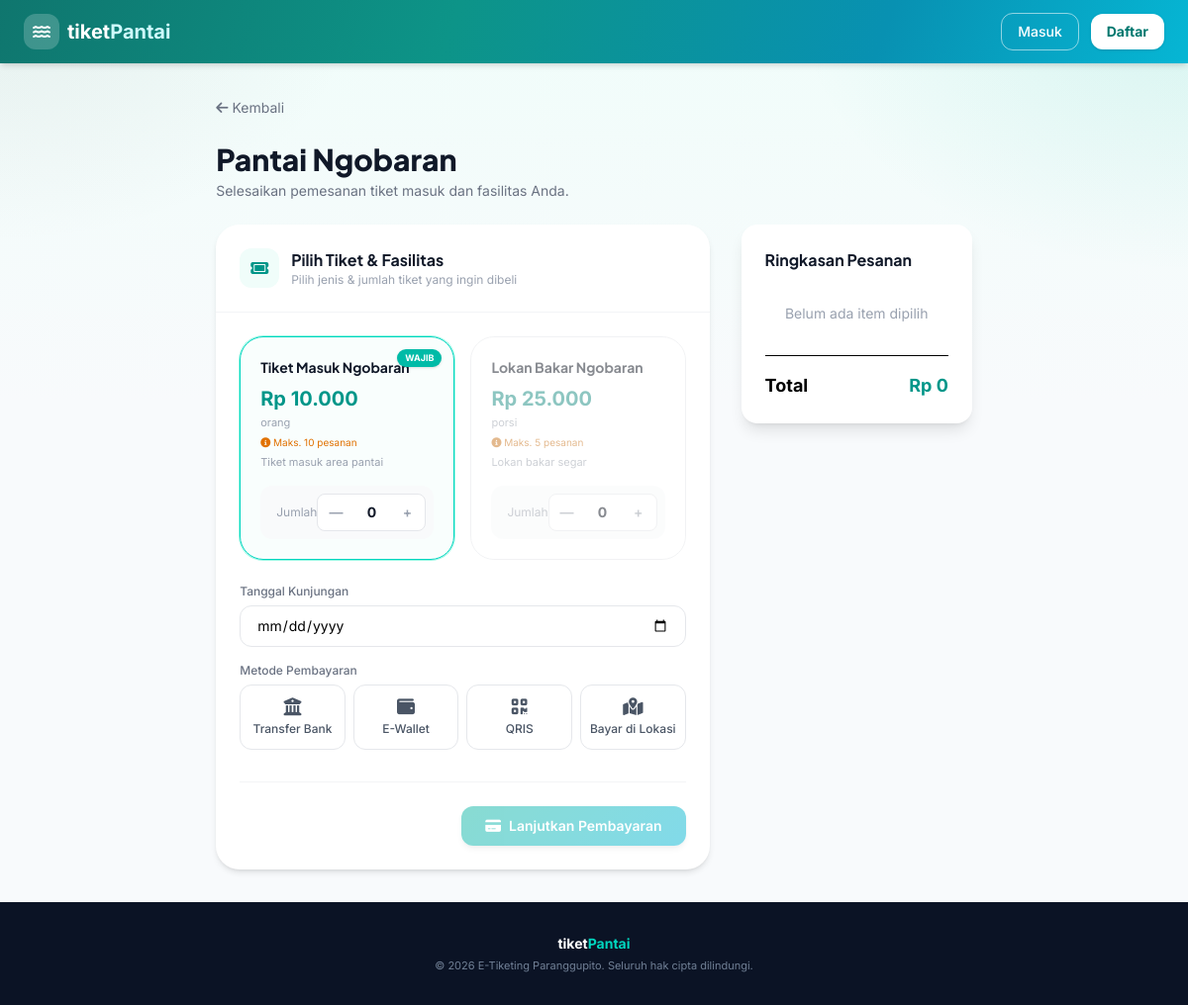
Screenshot of /checkout.php?wisata=pantai-ngobaran with the database file from the repository.
### tables this page shows
CREATE TABLE IF NOT EXISTS destinations (
  id          INT UNSIGNED NOT NULL AUTO_INCREMENT,
  name        VARCHAR(150)  NOT NULL,
  slug        VARCHAR(170)  NOT NULL,
  image       VARCHAR(255)  NULL,
  location    VARCHAR(200)  NULL,
  rating      DECIMAL(3,1)  NOT NULL DEFAULT 0.0,
  reviews     INT UNSIGNED  NOT NULL DEFAULT 0,
  open_hours  VARCHAR(100)  NULL,
  price       INT UNSIGNED  NOT NULL DEFAULT 0,           
  description TEXT          NULL,
  category    VARCHAR(80)   NOT NULL DEFAULT 'Obyek Wisata',
  is_popular  TINYINT(1)    NOT NULL DEFAULT 0,
  is_active   TINYINT(1)    NOT NULL DEFAULT 1,
  created_at  TIMESTAMP NOT NULL DEFAULT CURRENT_TIMESTAMP,
  updated_at  TIMESTAMP NOT NULL DEFAULT CURRENT_TIMESTAMP ON UPDATE CURRENT_TIMESTAMP,
  PRIMARY KEY (id),
  UNIQUE KEY uq_destinations_slug (slug),
  KEY idx_destinations_category (category),
  KEY idx_destinations_active (is_active)
);

CREATE TABLE IF NOT EXISTS ticket_types (
  id             INT UNSIGNED NOT NULL AUTO_INCREMENT,
  destination_id INT UNSIGNED NOT NULL,
  name           VARCHAR(120)  NOT NULL,
  price          INT UNSIGNED  NOT NULL DEFAULT 0,
  unit           VARCHAR(50)   NULL,                     
  description    VARCHAR(255)  NULL,
  max_qty        INT UNSIGNED  NULL DEFAULT NULL,
  created_at     TIMESTAMP NOT NULL DEFAULT CURRENT_TIMESTAMP,
  PRIMARY KEY (id),
  KEY idx_ticket_types_destination (destination_id),
  CONSTRAINT fk_ticket_types_destination
    FOREIGN KEY (destination_id) REFERENCES destinations(id)
    ON DELETE CASCADE ON UPDATE CASCADE
);

### payments.php (called while the page is built, shortened)
<?php
function get_payments(): array
{
    return [
        'groups' => [
            'bank'     => ['label' => 'Transfer Bank', 'icon' => 'fa-building-columns'],
            'ewallet'  => ['label' => 'E-Wallet',      'icon' => 'fa-wallet'],
            'qris'     => ['label' => 'QRIS',          'icon' => 'fa-qrcode'],
            'location' => ['label' => 'Bayar di Lokasi', 'icon' => 'fa-map-location-dot'],
        ],
        'bank' => [
            ['key' => 'bca',     'name' => 'Bank BCA',     'number' => '7835456331', 'holder' => 'Ahmad Fatkhur Rifqi'],
            ['key' => 'seabank',     'name' => 'SeaBank',     'number' => '901445595617', 'holder' => 'Ahmad Fatkhur Rifqi'],
            ['key' => 'bri',     'name' => 'Bank BRI',     'number' => '129701006306538', 'holder' => ''],
        ],
        'ewallet' => [
            ['key' => 'gopay',     'name' => 'GoPay',     'number' => '081294761810', 'holder' => 'Riana Nur Safitri'],
            ['key' => 'dana',      'name' => 'DANA',      'number' => '081294761810', 'holder' => 'Riana Nur Safitri'],
            ['key' => 'shopeepay', 'name' => 'ShopeePay', 'number' => '081294761810', 'holder' => 'Riana Nur Safitri'],
            ['key' => 'ovo',       'name' => 'OVO',       'number' => '081294761810', 'holder' => 'Riana Nur Safitri'],
        ],
        'qris' => [
            'image' => 'assets/qris.jpeg',
            'label' => 'QRIS',
        ],
    ];
}

### checkout.php (the view, shortened to what this page needs)
<?php
$pdo = require __DIR__ . '/db.php';
$user = $_SESSION['user'] ?? null;
$slug = $_GET['wisata'] ?? '';
require __DIR__ . '/payments.php';
$payCfg = get_payments();
$stmt = $pdo->prepare('SELECT * FROM destinations WHERE slug = ? AND is_active = TRUE LIMIT 1');
$stmt->execute([$slug]);
$dest = $stmt->fetch();
$ttStmt = $pdo->prepare('SELECT * FROM ticket_types WHERE destination_id = ? ORDER BY (name LIKE \'%masuk%\') DESC, id ASC');
$ttStmt->execute([$dest['id']]);
$ticketTypes = $ttStmt->fetchAll();
$entryTicketId = null;
foreach ($ticketTypes as $tt) {
    if (stripos($tt['name'], 'masuk') !== false) {
        $entryTicketId = (int)$tt['id'];
        break;
    }
}
?>
<!doctype html>
<html lang="id">
<head>
  <script src="https://cdn.jsdelivr.net/npm/@tailwindcss/browser@4"></script>
  <link rel="stylesheet" href="https://cdnjs.cloudflare.com/ajax/libs/font-awesome/6.4.0/css/all.min.css">
  <link rel="stylesheet" href="assets/app.css?v=7">
</head>
<body class="tp-page-bg min-h-screen flex flex-col">
  <nav class="tp-nav tp-navbar sticky top-0 z-50 shadow-md">
    <div class="max-w-7xl mx-auto px-4 sm:px-6 flex items-center justify-between h-16">
      <a href="index.php" class="flex items-center gap-2 hover:opacity-80 transition">
        <div class="w-9 h-9 bg-white/20 rounded-xl flex items-center justify-center"><i class="fa-solid fa-water text-white text-base"></i></div>
        <span class="text-xl font-bold text-white">tiket<span class="text-cyan-100">Pantai</span></span>
      </a>
      <div class="hidden md:flex items-center gap-3">
        <?php if ($user): ?>
        <a href="orders.php" class="tp-nav-link text-sm font-medium px-3 py-1.5">Pesanan Saya</a>
        <div class="tp-nav-glass flex items-center gap-2 px-3 py-1.5 rounded-full">
          <div class="w-6 h-6 bg-white/30 rounded-full flex items-center justify-center"><span class="text-[10px] font-bold text-white"><?= strtoupper(substr($user['name'], 0, 1)) ?></span></div>
          <span class="text-sm font-medium"><?= htmlspecialchars($user['name']) ?></span>
        </div>
        <a href="auth/logout.php" class="tp-nav-outline text-sm font-medium px-3 py-1.5 rounded-lg">Keluar</a>
        <?php else: ?>
        <a href="auth/login.php" class="tp-nav-outline text-sm font-medium px-4 py-2 rounded-xl">Masuk</a>
        <a href="auth/register.php" class="text-sm font-bold text-teal-700 bg-white hover:bg-cyan-50 px-4 py-2 rounded-xl shadow">Daftar</a>
        <?php endif; ?>
      </div>
    </div>
  </nav>
  <div class="max-w-5xl mx-auto my-8 px-4">
    <a href="index.php" class="text-sm text-gray-500 hover:text-gray-700 mb-6 inline-flex items-center gap-1"><i class="fa-solid fa-arrow-left"></i> Kembali</a>
    <h1 class="font-display text-3xl font-extrabold text-gray-900 mb-1"><?= htmlspecialchars($dest['name']) ?></h1>
    <p class="text-sm text-gray-500 mb-6">Selesaikan pemesanan tiket masuk dan fasilitas Anda.</p>
    <div class="grid grid-cols-1 lg:grid-cols-3 gap-8">
      <div class="lg:col-span-2">
        <div class="reveal bg-white rounded-3xl shadow-md overflow-hidden">
          <div class="p-6 border-b border-gray-100 flex items-center gap-3">
            <div class="w-10 h-10 bg-teal-50 rounded-xl flex items-center justify-center"><i class="fa-solid fa-ticket text-teal-600"></i></div>
            <div>
              <h2 class="font-bold text-gray-900">Pilih Tiket & Fasilitas</h2>
              <p class="text-xs text-gray-400">Pilih jenis & jumlah tiket yang ingin dibeli</p>
            </div>
          </div>
          <div class="p-6">
            <form id="checkoutForm" method="POST" action="process_order.php">
              <div class="grid grid-cols-1 sm:grid-cols-2 gap-4">
                <?php foreach ($ticketTypes as $tt): ?>
                <?php $isEntry = $entryTicketId === (int)$tt['id']; ?>
                <div id="card-<?= $tt['id'] ?>" data-ticket-card="<?= $tt['id'] ?>" class="tp-card relative border rounded-3xl p-5 flex flex-col justify-between min-h-[150px] <?= $isEntry ? 'border-teal-400 ring-1 ring-teal-200 bg-teal-50/40 hover:border-teal-500' : 'border-gray-200 hover:border-teal-400' ?>">
                  <?php if ($isEntry): ?>
                  <span class="absolute top-3 right-3 bg-teal-500 text-white text-[9px] font-bold px-2 py-0.5 rounded-full shadow-sm">WAJIB</span>
                  <?php endif; ?>
                  <div>
                    <h3 class="font-bold text-gray-900 text-sm"><?= htmlspecialchars($tt['name']) ?></h3>
                    <div class="text-teal-600 font-bold text-xl mt-2">Rp <?= number_format($tt['price'], 0, ',', '.') ?></div>
                    <div class="text-[11px] text-gray-400 mt-0.5"><?= htmlspecialchars($tt['unit']) ?></div>
                    <?php if (!empty($tt['max_qty'])): ?>
                    <div class="text-[10px] text-amber-600 mt-1"><i class="fa-solid fa-circle-info"></i> Maks. <?= (int)$tt['max_qty'] ?> pesanan</div>
                    <?php endif; ?>
                    <?php if ($tt['description']): ?>
                    <div class="text-[11px] text-gray-400 mt-1"><?= htmlspecialchars($tt['description']) ?></div>
                    <?php endif; ?>
                  </div>
                  <div class="flex items-center justify-between bg-gray-50 rounded-xl p-2 mt-4">
                    <span class="text-xs text-gray-400 pl-2">Jumlah</span>
                    <div class="flex items-center gap-3 bg-white border border-gray-200 rounded-lg p-1">
                      <button type="button" onclick="ubahJumlah(<?= $tt['id'] ?>, -1)" class="w-7 h-7 flex items-center justify-center text-gray-400 hover:text-gray-600 hover:bg-gray-50 rounded-md transition cursor-pointer text-sm font-semibold">&mdash;</button>
                      <span id="qty-<?= $tt['id'] ?>" class="font-bold text-gray-900 text-sm min-w-[20px] text-center">0</span>
                      <button type="button" onclick="ubahJumlah(<?= $tt['id'] ?>, 1)" class="w-7 h-7 flex items-center justify-center text-gray-400 hover:text-gray-600 hover:bg-gray-50 rounded-md transition cursor-pointer text-sm font-semibold">+</button>
                    </div>
                  </div>
                </div>
                <?php endforeach; ?>
              </div>
              <div class="mt-6 space-y-4">
                <div>
                  <label class="block text-xs text-gray-500 mb-1.5 font-medium">Tanggal Kunjungan</label>
                  <input type="date" name="visit_date" id="visit_date" min="<?= date('Y-m-d') ?>" class="w-full px-4 py-2.5 border border-gray-200 rounded-xl text-sm focus:outline-none focus:ring-2 focus:ring-teal-500" required>
                </div>
                <div>
                  <label class="block text-xs text-gray-500 mb-1.5 font-medium">Metode Pembayaran</label>
                  <div class="grid grid-cols-2 sm:grid-cols-4 gap-2 mb-3">
                    <?php foreach ($payCfg['groups'] as $gKey => $g): ?>
                    <button type="button" data-group="<?= $gKey ?>"
                      onclick="pilihMetode('<?= $gKey ?>', '<?= htmlspecialchars($g['label'], ENT_QUOTES) ?>')"
                      class="metode-btn flex flex-col items-center gap-1.5 border border-gray-200 rounded-xl py-3 px-2 text-xs font-medium text-gray-600 hover:border-teal-400 hover:bg-teal-50 transition cursor-pointer">
                      <i class="fa-solid <?= $g['icon'] ?> text-lg"></i>
                      <span><?= htmlspecialchars($g['label']) ?></span>
                    </button>
                    <?php endforeach; ?>
                  </div>
                </div>
              </div>
              <div class="mt-8 pt-6 border-t border-gray-100 flex justify-end">
                <button type="submit" id="submitBtn" class="tp-btn tp-btn-gradient text-white text-sm font-semibold py-2.5 px-6 rounded-xl shadow-md cursor-pointer flex items-center gap-2 disabled:opacity-50 disabled:cursor-not-allowed" disabled>
                  <i class="fa-solid fa-credit-card"></i> Lanjutkan Pembayaran
                </button>
              </div>
            </form>
          </div>
        </div>
      </div>
      <div>
        <div class="reveal bg-white rounded-2xl shadow-lg p-6 sticky top-24">
          <h3 class="font-bold text-gray-900 mb-4">Ringkasan Pesanan</h3>
          <div class="text-sm text-gray-400 text-center py-4" id="summary-empty">Belum ada item dipilih</div>
          <hr class="my-4">
          <div class="flex justify-between font-bold text-lg">
            <span>Total</span>
            <span class="text-teal-600" id="total-display">Rp 0</span>
          </div>
        </div>
      </div>
    </div>
  </div>
  <footer class="bg-[#0b1325] text-[#718096] text-[11px] mt-auto">
    <div class="max-w-7xl mx-auto px-4 py-8 text-center">
      <div class="text-white text-sm font-bold mb-1">tiket<span class="text-teal-400">Pantai</span></div>
      <p>&copy; <?= date('Y') ?> E-Tiketing Paranggupito. Seluruh hak cipta dilindungi.</p>
    </div>
  </footer>
</body>
</html>

### assets/app.css (style rules this page uses)
:root { --tp-shadow-lg: 0 24px 60px -20px rgba(15, 23, 42, 0.28); }
html { scroll-behavior: smooth; }
.tp-page-bg { background-color: #f8fafc; background-image: radial-gradient(55% 45% at 100% 0%, rgba(20, 184, 166, 0.12) 0%, transparent 60%), radial-gradient(50% 40% at 0% 0%, rgba(149, 149, 149, 0.12) 0%, transparent 60%), linear-gradient(180deg, #f0fdfa 0%, #f8fafc 40%, #f8fafc 100%); background-attachment: fixed; }
.tp-nav { transition: box-shadow 0.3s ease, background-color 0.3s ease; }
.tp-navbar { background-image: linear-gradient(110deg, #0f766e 0%, #0d9488 38%, #0891b2 74%, #06b6d4 100%); color: #ffffff; }
.tp-nav-outline { border: 1px solid rgba(255, 255, 255, 0.55); color: #fff; }
.tp-btn-gradient { background-image: linear-gradient(135deg, #14b8a6 0%, #06b6d4 100%); }
.tp-card { transition: transform 0.35s, box-shadow 0.35s, border-color 0.35s ease; }
.tp-locked { opacity: 0.5; filter: grayscale(0.25); }

### checkout.php (style rules this page uses)
body { font-family: 'Inter', sans-serif; }
h1, h2, h3, .font-display { font-family: 'Plus Jakarta Sans', 'Inter', sans-serif; }

### rows the page displays
destinations: name "Pantai Ngobaran"
ticket_types: shows "WAJIB", name "Tiket Masuk Ngobaran", price "10.000", unit "orang", max_qty "10", description "Tiket masuk area pantai"
ticket_types: name "Lokan Bakar Ngobaran", price "25.000", unit "porsi", max_qty "5", description "Lokan bakar segar"

### other values shown
$g['label'] "Transfer Bank"
$g['label'] "E-Wallet"
$g['label'] "QRIS"
$g['label'] "Bayar di Lokasi"
